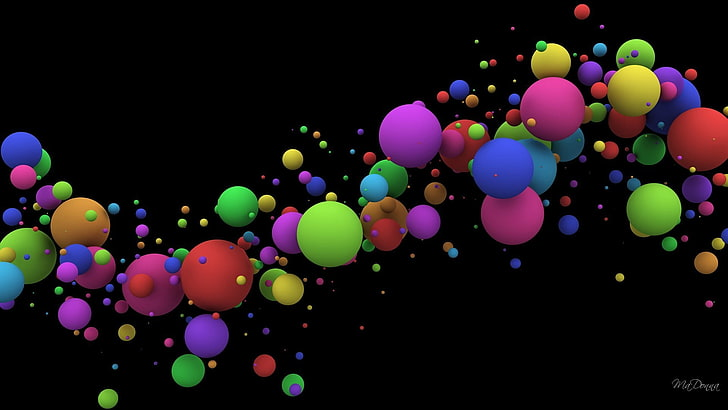
#> input picture Images/color_balls.jpg, 728 x 410 px, found by its file name
$ python morphological_transformation.py
#> lines starting #> are read from the running program, lines starting #| are printed output that depends on the picture; after the words box and inside, x2 and y2 are one past the last pixel; in counts of white or black regions, pixels touching at a corner belong together
#!/usr/bin/env python3
# -*- coding: utf-8 -*-
"""
Created on Fri May 31 10:52:30 2024

@author: era
"""

"""
Morphological transformation are some simple operations based on the
image shape it is normally performed on binary images.
It needs  two inputs 1. original iamges 2. kernal
two basic morphological transformation are 1. Erosion 2. Dilation


"""

import cv2
import numpy as np


"""
Erosion
It erodes  away  the boundaries of foreground object

Kernal slides  thorugh all the image and all the pixel
from  the original image conside 1 only if kernal's pixel is 1

"""
img= cv2.imread('/home/era/Desktop/Work/Opencv_projects/Images/color_balls.jpg',0)
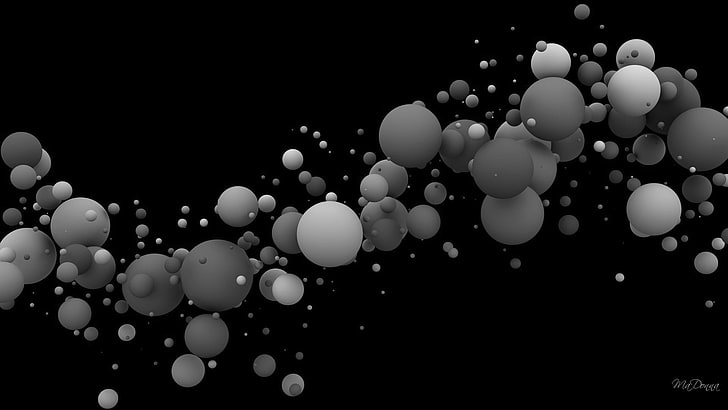
#> img: shape (410, 728); min 0, max 254, mean 24

_,mask = cv2.threshold(img, 2, 255, cv2.THRESH_BINARY_INV)
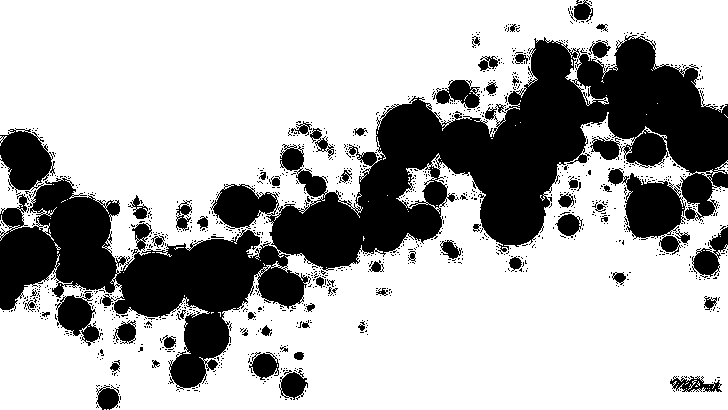
#> mask: shape (410, 728); 70% white; 1101 black regions (1041 under 20 px), largest, box (x1, y1, x2, y2) and area: (0, 35, 728, 390) 77127, (55, 291, 103, 346) 1307, (692, 226, 728, 278) 851
kernel = np.ones((2,2),np.uint8)
e = cv2.erode(mask,kernel)
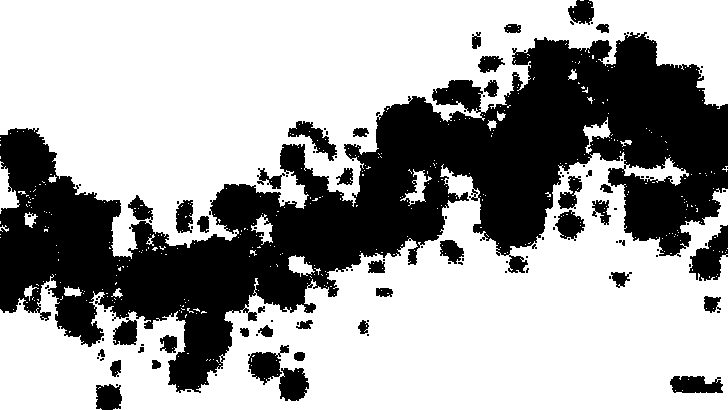
#> e: shape (410, 728); 64.7% white; 117 black regions (75 under 20 px), largest, box (x1, y1, x2, y2) and area: (0, 32, 728, 393) 93660, (689, 225, 728, 281) 1179, (248, 345, 289, 385) 820

cv2.imshow("img",img)
cv2.imshow("ker=",kernel)
cv2.imshow("mask==",mask)
cv2.imshow("erosion==",e)


"""
Dilation
It is just opposite of erosion.
Here, a pixel elepment is '1' if atleast one pixel under the kernel
is '1' so it inc. The white region  in the image or size of foreground
 obejct in.
Normally in case like noise  removal, erosion is followed by dilaion
Becuase, erosion removes white noises, but it also shrinks our object.
"""
kernel = np.ones((3,3),np.uint8)
d = cv2.dilate(mask, kernel)
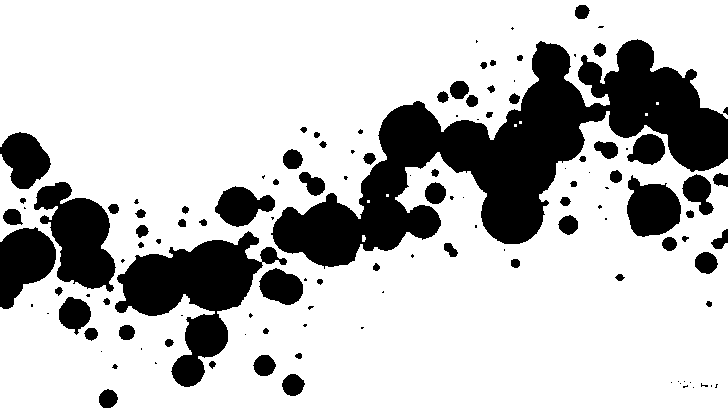
#> d: shape (410, 728); 76% white; 123 black regions (52 under 20 px), largest, box (x1, y1, x2, y2) and area: (271, 39, 728, 269) 36487, (115, 231, 287, 387) 10403, (34, 182, 116, 292) 5149
cv2.imshow("dilate==", d)


# ploting  plot using  matplotlib

from matplotlib import pyplot as plt
titles = ['img','mask','erosion','dilation']
images = [img,mask,e ,d]
for i in range(4):
    plt.subplot(2,2,i+1),plt.imshow(images[i],'gray')
    plt.title(titles[i])
    plt.xticks([]),plt.yticks([])

plt.show()

cv2.waitKey(0)
cv2.destroyAllWindows()
